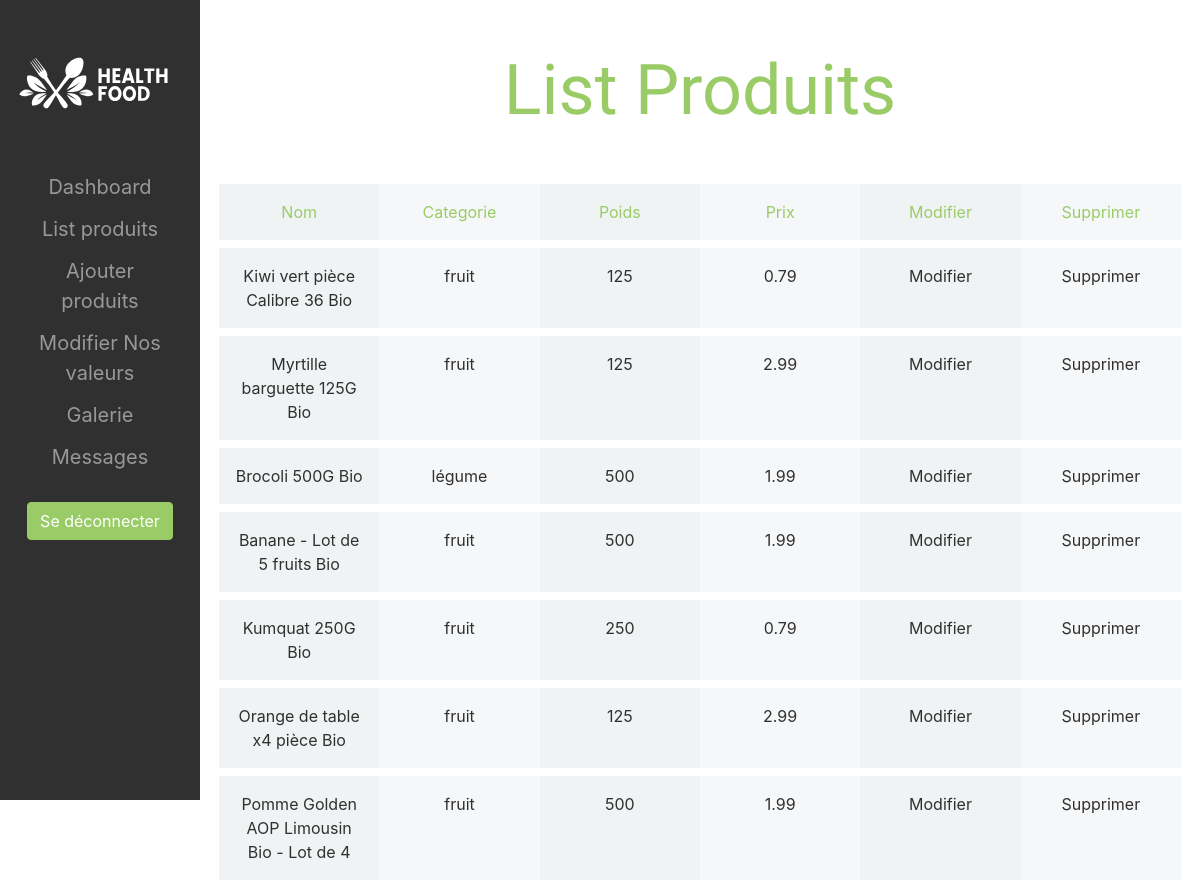
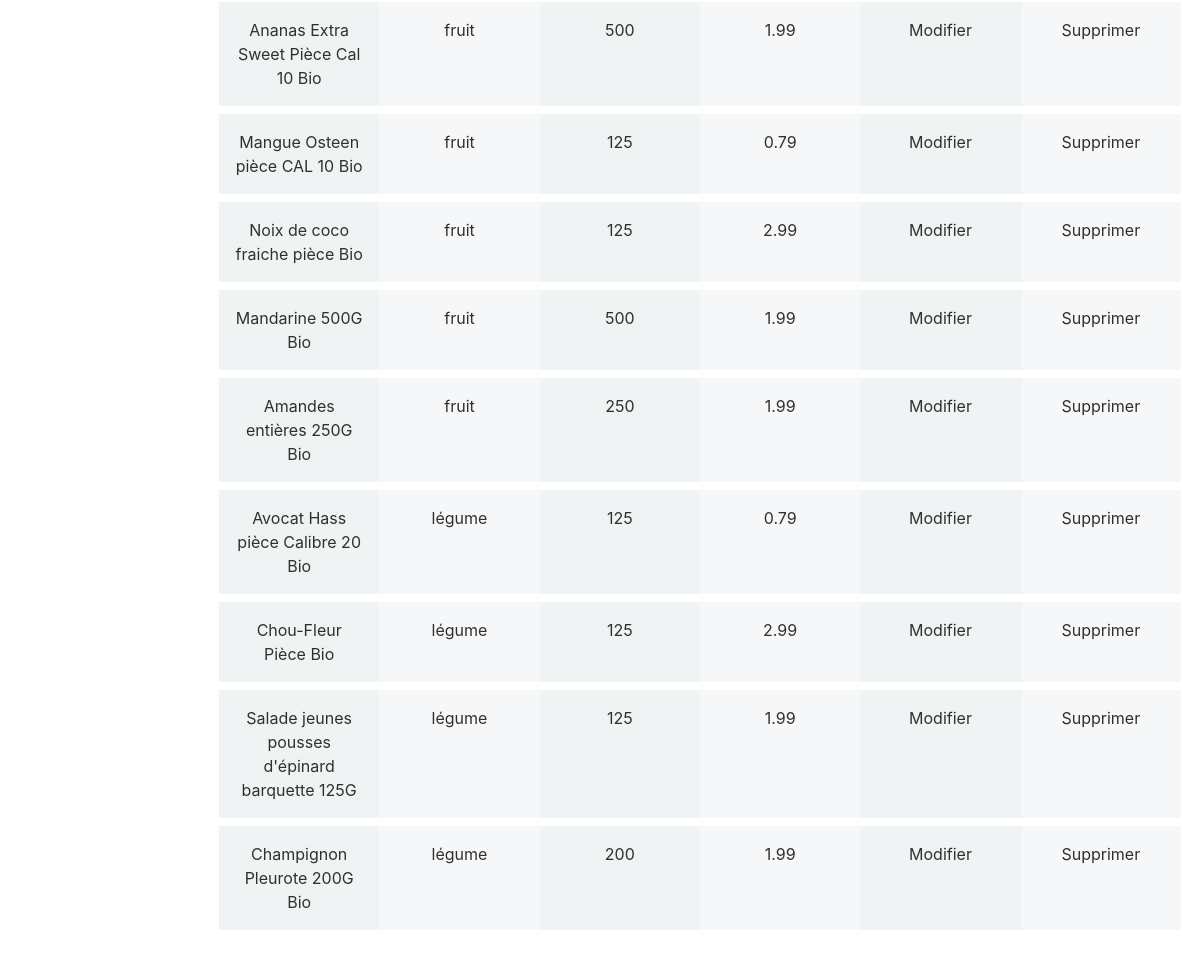
Screenshot of /admin/produits/index.php (signed in) with the database file from the repository (2 pictures, top to bottom).
### tables this page shows
CREATE TABLE `davy_produits` (
  `id` bigint(20) NOT NULL,
  `nom` varchar(255) DEFAULT NULL,
  `photo` varchar(255) DEFAULT NULL,
  `description` text DEFAULT NULL,
  `prix` float DEFAULT NULL,
  `categorie` varchar(255) DEFAULT NULL,
  `origine` varchar(255) DEFAULT NULL,
  `date` date DEFAULT NULL,
  `poids` int(11) DEFAULT NULL
);

### admin/produits/list-produits.php (the view, shortened to what this page needs)
<div class="container my-5 color_white">
    <div class="row text-center p-1 color_green">
        <p class="col-sm size_s bg_grey m-0 p-3">Nom</p>
        <p class="col-sm size_s bg_grey2 m-0 p-3">Categorie</p>
        <p class="col-sm size_s bg_grey m-0 p-3">Poids</p>
        <p class="col-sm size_s bg_grey2 m-0 p-3">Prix</p>
        <p class="col-sm size_s bg_grey m-0 p-3">Modifier</p>
        <p class="col-sm size_s bg_grey2 m-0 p-3">Supprimer</p>
    </div>
    <?php
    $result = $pdo->query("SELECT * FROM davy_produits");
    while ($produit = $result->fetch(PDO::FETCH_ASSOC)) {
    ?>
    <div class="row text-center p-1">
        <p class="col-sm size_s bg_grey color_black m-0 p-3"><?php echo $produit["nom"]; ?></p>
        <p class="col-sm size_s bg_grey2 color_black m-0 p-3"><?php echo $produit["categorie"]; ?></p>
        <p class="col-sm size_s bg_grey color_black m-0 p-3"><?php echo $produit["poids"]; ?></p>
        <p class="col-sm size_s bg_grey2 color_black m-0 p-3"><?php echo $produit["prix"]; ?></p>
        <a title="Bouton Modifier" href="modifier/index.php?id=<?php echo $produit['id']; ?>" class="color_black col-sm size_s bg_grey m-0 p-3">Modifier</a>
        <a title="Bouton Supprimer" href="?delete=<?php echo $produit["id"]; ?>" class="color_black col-sm size_s bg_grey2 m-0 p-3">Supprimer</a>
    </div>
    <?php
    }
    ?>
</div>

### css/style.css (style rules this page uses)
body { margin: 0px; }
a, a:hover { text-decoration: none; }
body { color: #333333; }
.color_green { color: #99cc66; }
.color_white { color: white; }
.color_black { color: #303030; }
.bg_grey { background-color: #f0f3f4; }
.bg_grey2 { background-color: #f6f7f8; }
p { font-size: 25px; }
.size_s { font-size: 1rem; }

### rows the page displays
davy_produits: nom "Kiwi vert pièce Calibre 36 Bio", categorie "fruit", poids "125", prix "0.79"
davy_produits: nom "Myrtille barguette 125G Bio", categorie "fruit", poids "125", prix "2.99"
davy_produits: nom "Brocoli 500G Bio", categorie "légume", poids "500", prix "1.99"
davy_produits: nom "Banane - Lot de 5 fruits Bio", categorie "fruit", poids "500", prix "1.99"
davy_produits: nom "Kumquat 250G Bio", categorie "fruit", poids "250", prix "0.79"
davy_produits: nom "Orange de table x4 pièce Bio", categorie "fruit", poids "125", prix "2.99"
davy_produits: nom "Pomme Golden AOP Limousin Bio - Lot de 4", categorie "fruit", poids "500", prix "1.99"
davy_produits: nom "Ananas Extra Sweet Pièce Cal 10 Bio", categorie "fruit", poids "500", prix "1.99"
davy_produits: nom "Mangue Osteen pièce CAL 10 Bio", categorie "fruit", poids "125", prix "0.79"
davy_produits: nom "Noix de coco fraiche pièce Bio", categorie "fruit", poids "125", prix "2.99"
davy_produits: nom "Mandarine 500G Bio", categorie "fruit", poids "500", prix "1.99"
davy_produits: nom "Amandes entières 250G Bio", categorie "fruit", poids "250", prix "1.99"
davy_produits: nom "Avocat Hass pièce Calibre 20 Bio", categorie "légume", poids "125", prix "0.79"
davy_produits: nom "Chou-Fleur Pièce Bio", categorie "légume", poids "125", prix "2.99"
davy_produits: nom "Salade jeunes pousses d'épinard barquette 125G", categorie "légume", poids "125", prix "1.99"
davy_produits: nom "Champignon Pleurote 200G Bio", categorie "légume", poids "200", prix "1.99"

### other values shown
$title_header "List Produits"
